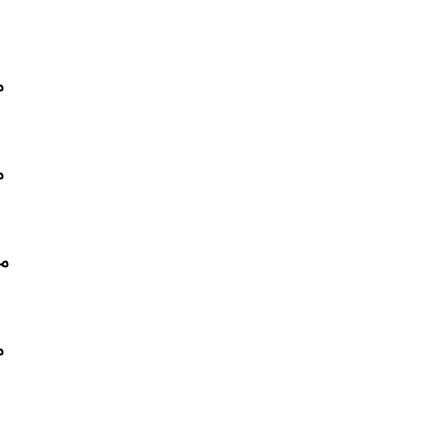
Frame 1 (no input)
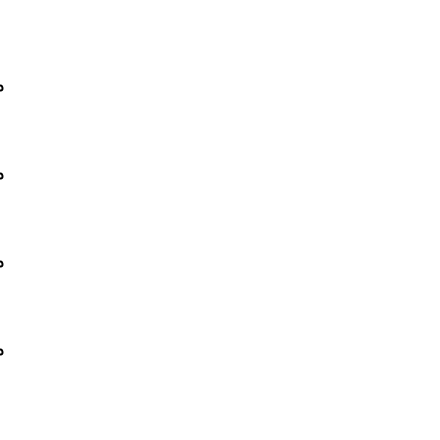
Frame 60 (the mouse pressed at the canvas centre just before this capture)
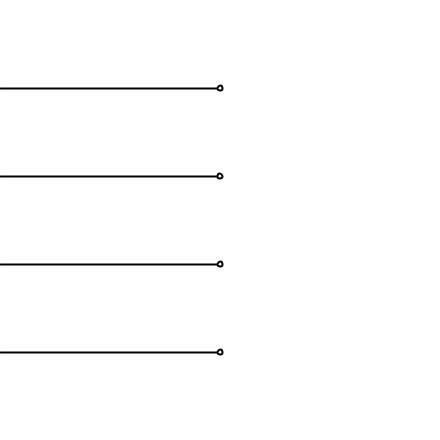
Frame 120 (the mouse held since frame 60 and released just before this capture)

The Processing sketch that drew these frames (run headless with seeded random() and noise(); from frame 60 on, the mouse is pressed at the canvas centre):

// Processing sketch: processing_108878
// ── processing_108878.pde

float target = 0.0;
float now1 = 0.0;
float now2 = 10.0;
float now3 = 0.0;
float v = 0.0;

void setup() {
  size(440,440);
  smooth();
}

void draw() {
  background(255);
  stroke(0);
  strokeWeight(2.0);
  float qt = height/5;
//  if(mousePressed) 
  target = mouseX;
  // none
  line(0, qt, target, qt);
  ellipse(target,qt,5,5);
  // ease
  now1 = now1+(target-now1)*0.1;
  line(0, qt*2, now1, qt*2);
  ellipse(now1,qt*2,5,5);
  // linear
  now2 = now2+constrain(target-now2,-5,5);
  line(0, qt*3, now2, qt*3);
  ellipse(now2,qt*3,5,5);
  // cubic
  v += (target-now3)*0.1;
  v *= 0.8;
  now3 = now3+v;
  line(0, qt*4, now3, qt*4);
  ellipse(now3,qt*4,5,5);
}
